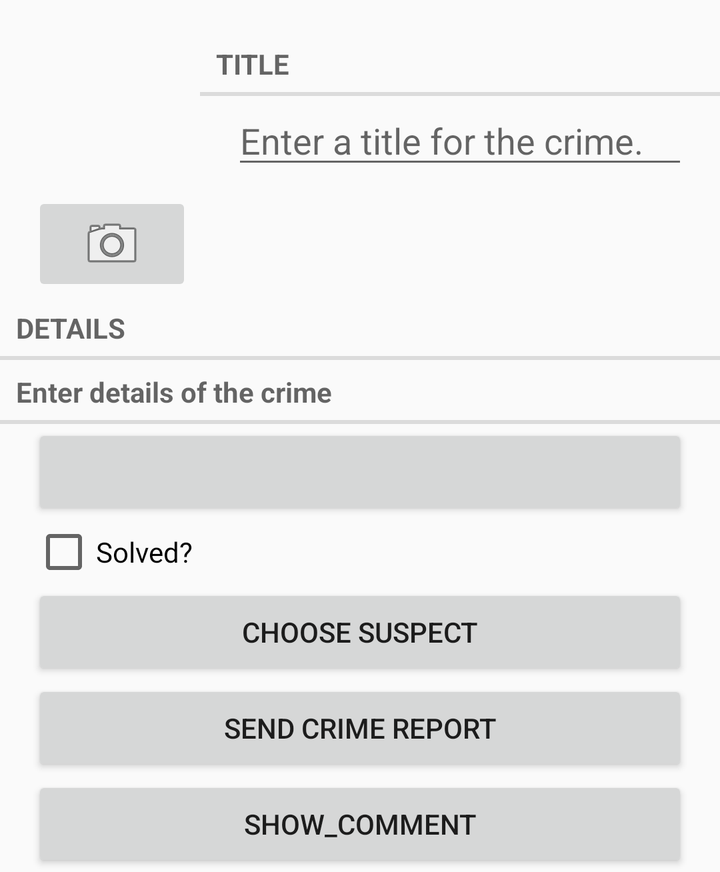
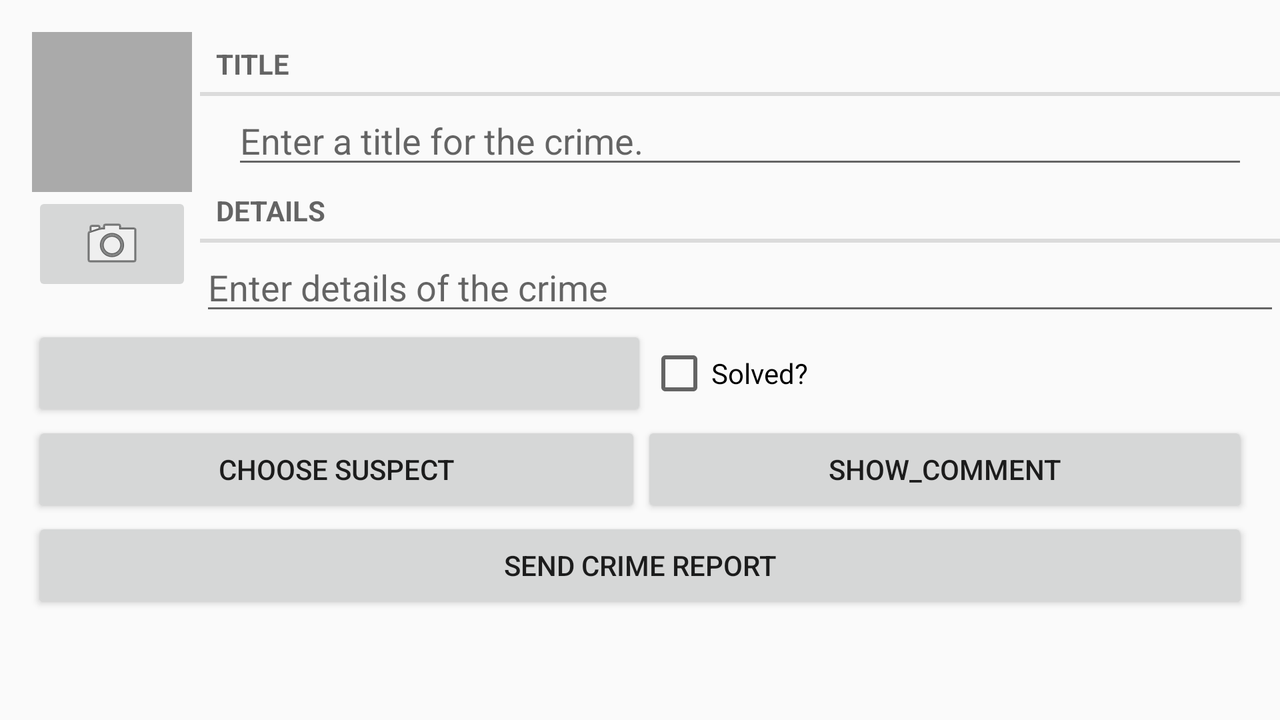

An Android layout and its configuration variant, each rendered on a device that would load it. The default file and the variant file are quoted in full after the pictures.
<!-- AndroidManifest.xml: application theme AppTheme -->
<!-- res/layout/fragment_crime.xml -->
<?xml version="1.0" encoding="utf-8"?>
<ScrollView xmlns:android="http://schemas.android.com/apk/res/android"
    android:layout_width="match_parent"
    android:layout_height="wrap_content"
    android:orientation="vertical">

    <LinearLayout
        android:layout_width="match_parent"
        android:layout_height="wrap_content"
        android:orientation="vertical">

        <LinearLayout
            android:layout_width="fill_parent"
            android:layout_height="wrap_content"
            android:layout_marginLeft="16dp"
            android:layout_marginTop="16dp"
            android:baselineAligned="false"
            android:orientation="horizontal">

            <LinearLayout
                android:layout_width="wrap_content"
                android:layout_height="wrap_content"
                android:layout_marginRight="4dp"
                android:orientation="vertical">

                <FrameLayout
                    android:layout_width="@dimen/preview_image_size"
                    android:layout_height="@dimen/preview_image_size">

                    <ProgressBar
                        android:layout_width="wrap_content"
                        android:layout_height="wrap_content"
                        android:layout_gravity="center" />

                    <ImageView
                        android:id="@+id/crime_imageView"
                        android:layout_width="match_parent"
                        android:layout_height="match_parent"
                        android:scaleType="fitXY" />
                </FrameLayout>


                <ImageButton
                    android:id="@+id/crime_imageButton"
                    android:layout_width="match_parent"
                    android:layout_height="wrap_content"
                    android:src="@android:drawable/ic_menu_camera" />
            </LinearLayout>

            <LinearLayout
                android:layout_width="0dp"
                android:layout_height="wrap_content"
                android:layout_weight="1"
                android:orientation="vertical">

                <TextView
                    style="?android:listSeparatorTextViewStyle"
                    android:layout_width="match_parent"
                    android:layout_height="wrap_content"
                    android:text="@string/crime_title_label" />

                <EditText
                    android:id="@+id/crime_title"
                    android:layout_width="match_parent"
                    android:layout_height="wrap_content"
                    android:layout_marginLeft="16dp"
                    android:layout_marginRight="16dp"
                    android:hint="@string/crime_title_hint"
                    android:inputType="text" />

            </LinearLayout>
        </LinearLayout>

        <TextView
            style="?android:listSeparatorTextViewStyle"
            android:layout_width="match_parent"
            android:layout_height="wrap_content"
            android:text="@string/crime_details_label" />

        <EditText
            android:id="@+id/details"
            style="?android:listSeparatorTextViewStyle"
            android:layout_width="match_parent"
            android:layout_height="wrap_content"
            android:hint="@string/crime_details_hint"
            android:inputType="text" />

        <Button
            android:id="@+id/crime_date"
            android:layout_width="match_parent"
            android:layout_height="wrap_content"
            android:layout_marginLeft="16dp"
            android:layout_marginRight="16dp" />

        <CheckBox
            android:id="@+id/crime_solved"
            android:layout_width="match_parent"
            android:layout_height="wrap_content"
            android:layout_marginLeft="16dp"
            android:layout_marginRight="16dp"
            android:text="@string/crime_solved_label" />

        <LinearLayout
            android:layout_width="match_parent"
            android:layout_height="wrap_content"
            android:layout_marginLeft="16dp"
            android:layout_marginRight="16dp"
            android:orientation="vertical">

            <Button
                android:id="@+id/crime_suspectButton"
                android:layout_width="match_parent"
                android:layout_height="wrap_content"
                android:text="@string/crime_suspect_text" />

            <Button
                android:id="@+id/crime_reportButton"
                android:layout_width="match_parent"
                android:layout_height="wrap_content"
                android:text="@string/crime_report_text" />

            <Button
                android:id="@+id/show_comment"
                android:layout_width="match_parent"
                android:layout_height="wrap_content"
                android:text="@string/show_comment" />
        </LinearLayout>
    </LinearLayout>


</ScrollView>
<!-- resources referenced by this layout -->
<resources>
  <dimen name="preview_image_size">80dp</dimen>
  <string name="crime_details_hint">Enter details of the crime</string>
  <string name="crime_details_label">Details</string>
  <string name="crime_report_text">Send Crime Report</string>
  <string name="crime_solved_label">Solved?</string>
  <string name="crime_suspect_text">Choose Suspect</string>
  <string name="crime_title_hint">Enter a title for the crime.</string>
  <string name="crime_title_label">Title</string>
  <string name="show_comment">show_comment</string>
  <style name="AppTheme" parent="Theme.AppCompat.Light.DarkActionBar">
          
          <item name="colorPrimary">@color/colorPrimary</item>
          <item name="colorPrimaryDark">@color/colorPrimaryDark</item>
          <item name="colorAccent">@color/colorAccent</item>
      </style>
</resources>
<!-- res/layout-land/fragment_crime.xml (the repository's variant of the layout above) -->
<!-- drawn on the phone turned sideways -->
<?xml version="1.0" encoding="utf-8"?>
<ScrollView xmlns:android="http://schemas.android.com/apk/res/android"
    android:layout_width="match_parent"
    android:layout_height="match_parent">

    <LinearLayout
        android:layout_width="match_parent"
        android:layout_height="match_parent"
        android:orientation="vertical">

        <LinearLayout
            android:layout_width="fill_parent"
            android:layout_height="wrap_content"
            android:layout_marginLeft="16dp"
            android:layout_marginTop="16dp"
            android:baselineAligned="false"
            android:orientation="horizontal">

            <LinearLayout
                android:layout_width="wrap_content"
                android:layout_height="wrap_content"
                android:layout_marginRight="4dp"
                android:orientation="vertical">

                <ImageView
                    android:id="@+id/crime_imageView"
                    android:layout_width="80dp"
                    android:layout_height="80dp"
                    android:background="@android:color/darker_gray"
                    android:cropToPadding="true"
                    android:scaleType="centerInside" />

                <ImageButton
                    android:id="@+id/crime_imageButton"
                    android:layout_width="match_parent"
                    android:layout_height="wrap_content"
                    android:src="@android:drawable/ic_menu_camera" />
            </LinearLayout>

            <LinearLayout
                android:layout_width="0dp"
                android:layout_height="wrap_content"
                android:layout_weight="1"
                android:orientation="vertical">

                <TextView
                    style="?android:listSeparatorTextViewStyle"
                    android:layout_width="match_parent"
                    android:layout_height="wrap_content"
                    android:text="@string/crime_title_label" />

                <EditText
                    android:id="@+id/crime_title"
                    android:layout_width="match_parent"
                    android:layout_height="wrap_content"
                    android:layout_marginLeft="16dp"
                    android:layout_marginRight="16dp"
                    android:hint="@string/crime_title_hint" />

                <TextView
                    style="?android:listSeparatorTextViewStyle"
                    android:layout_width="match_parent"
                    android:layout_height="wrap_content"
                    android:text="@string/crime_details_label" />

                <EditText
                    android:id="@+id/details"
                    android:layout_width="match_parent"
                    android:layout_height="wrap_content"
                    android:hint="@string/crime_details_hint" />
            </LinearLayout>
        </LinearLayout>


        <LinearLayout
            android:layout_width="match_parent"
            android:layout_height="wrap_content"
            android:layout_marginLeft="16dp"
            android:layout_marginRight="16dp"
            android:orientation="horizontal">

            <Button
                android:id="@+id/crime_date"
                android:layout_width="wrap_content"
                android:layout_height="wrap_content"
                android:layout_weight="1" />

            <CheckBox
                android:id="@+id/crime_solved"
                android:layout_width="wrap_content"
                android:layout_height="wrap_content"
                android:layout_weight="1"
                android:text="@string/crime_solved_label" />

        </LinearLayout>

        <LinearLayout
            android:layout_width="match_parent"
            android:layout_height="wrap_content"
            android:layout_marginLeft="16dp"
            android:layout_marginRight="16dp"
            android:orientation="horizontal">

            <Button
                android:id="@+id/crime_suspectButton"
                android:layout_width="wrap_content"
                android:layout_height="wrap_content"
                android:layout_weight="1"
                android:text="@string/crime_suspect_text" />

            <Button
                android:id="@+id/show_comment"
                android:layout_width="wrap_content"
                android:layout_height="wrap_content"
                android:layout_weight="1"
                android:text="@string/show_comment" />
        </LinearLayout>

        <Button
            android:id="@+id/crime_reportButton"
            android:layout_width="match_parent"
            android:layout_height="wrap_content"
            android:layout_marginLeft="16dp"
            android:layout_marginRight="16dp"
            android:text="@string/crime_report_text" />
    </LinearLayout>
</ScrollView>
<!-- resources referenced by the variant -->
<!-- as the phone turned sideways resolves them -->
<resources>
  <string name="crime_details_hint">Enter details of the crime</string>
  <string name="crime_details_label">Details</string>
  <string name="crime_report_text">Send Crime Report</string>
  <string name="crime_solved_label">Solved?</string>
  <string name="crime_suspect_text">Choose Suspect</string>
  <string name="crime_title_hint">Enter a title for the crime.</string>
  <string name="crime_title_label">Title</string>
  <string name="show_comment">show_comment</string>
  <style name="AppTheme" parent="Theme.AppCompat.Light.DarkActionBar">
          
          <item name="colorPrimary">@color/colorPrimary</item>
          <item name="colorPrimaryDark">@color/colorPrimaryDark</item>
          <item name="colorAccent">@color/colorAccent</item>
      </style>
</resources>
